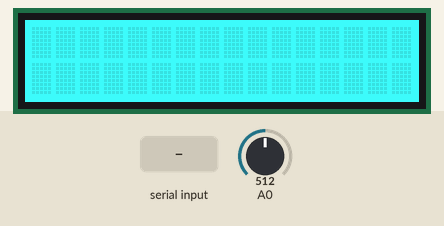
Recording of a sketch running on a simulated Arduino Uno, built with avr-gcc and run on an emulated ATmega328P. Shown: 16×2 character LCD. The inputs (shaded band) are chosen by the test bench; at power-on: A0 = 512. What the sketch prints to the serial monitor is not drawn.

Above: at 1.2 s.
1.3 s: "1" received over Serial
4.1 s: "2" received over Serial
At 6.1 s:
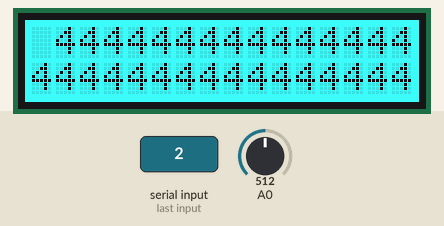
7.0 s: "0" received over Serial
At 8.37 s:
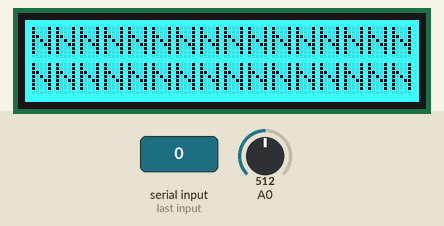
At 9.4 s:
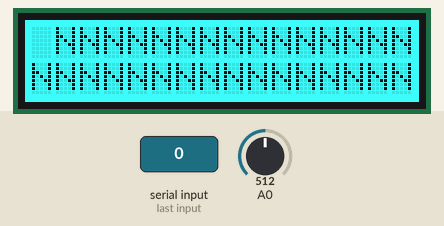
9.9 s: A0 set to 523
At 10.3 s:
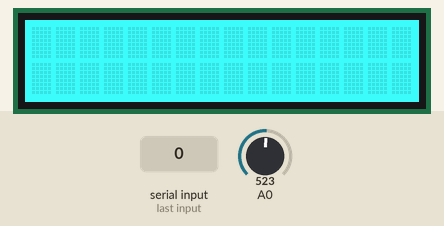
11.4 s: A0 set to 511
12.9 s: A0 set to 716
Timing chart, 0 to 15.4 s (numbered marks = the images above; inputs shaded):
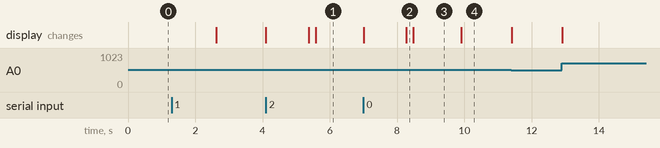

The sketch:

mainfunc.ino
```cpp
#include <Wire.h>
#include "rgb_lcd.h"
#define MAX_CHAR 256

rgb_lcd lcd;

void setup() {
  // put your setup code here, to run once:
  Serial.begin(115200);
  lcd.begin(16, 2);
  lcd.setRGB(0, 255, 255);
}

//Converting alphabets to ASCII
int *toASCII(char string[]){
  //Serial.println(string);
  int Size = strlen(string);
  int *Array = (int*)malloc(sizeof(int)*(Size+10));
  for(int i=0; i<=Size;i++){
    if((int)string[i]>=33 && (int)string[i]<=64){
      for (int j=i;j<=Size-1;j++){
        string[j] = string[j+1];
      }
    }
    Array[i] = string[i];
    //Serial.println(Array[i]);
  }
  return Array;
}

void loop() {
  // put your main code here, to run repeatedly:
  String value;
  char store[MAX_CHAR];
  char shifted[MAX_CHAR];
  int *string;
  int shift;
  int page;
  int previous;
  while(Serial.available()==0){
    //shift = (analogRead(A0)-511)/38;
    shift = 0;
    Serial.println(shift);
    //lcd.clear();
    //lcd.setCursor(0,0);
    //lcd.print(shift);
    delay(100);
  }
  lcd.clear();
  value = Serial.readString();
  value.toUpperCase();
  value.toCharArray(store,MAX_CHAR); //String -> char
  Serial.println(store);
  string = toASCII(store);
  for(int i=0;i<=strlen(store)-2 ;i++){
    string[i] += shift; //Shifts the letter
    if (string[i]>90){
      string[i] -= 25; //if 'Z' goes to 'A'
    }
    if(string[i] == 32+shift){
      string[i] -= shift;
    } else if(string[i]<65){
      string[i] += 26;
    }
    shifted[i] = string[i];
    //Serial.print(shifted[i]);
    if(i<16){
      lcd.setCursor(i,0);
    } else{
      lcd.setCursor(i-16,1);
    }
    lcd.print(shifted[i]);
  }
  // Scrolling gimic here
  while(Serial.available()==0){
    page = analogRead(A0)/515;
    if(page != previous){ lcd.clear();}
    for(int i=0; i<=31 && i+page*32 <= strlen(store)-2; i++){
        if(i<16){
          lcd.setCursor(i,0);
        } else{
          lcd.setCursor(i-16,1);
        }
        lcd.print(shifted[i+page*32]);
      }
    previous = page;
  }
  free(string);
}
```

Measured:
- the behaviour switches between 514 and 515 on A0 (found by bisection; images 3 and 4)
- after the input at 7.0 s, the display: first changes at once (image 2 shows a later state)
- after the input at 9.9 s, the display: changes at once (image 4)
